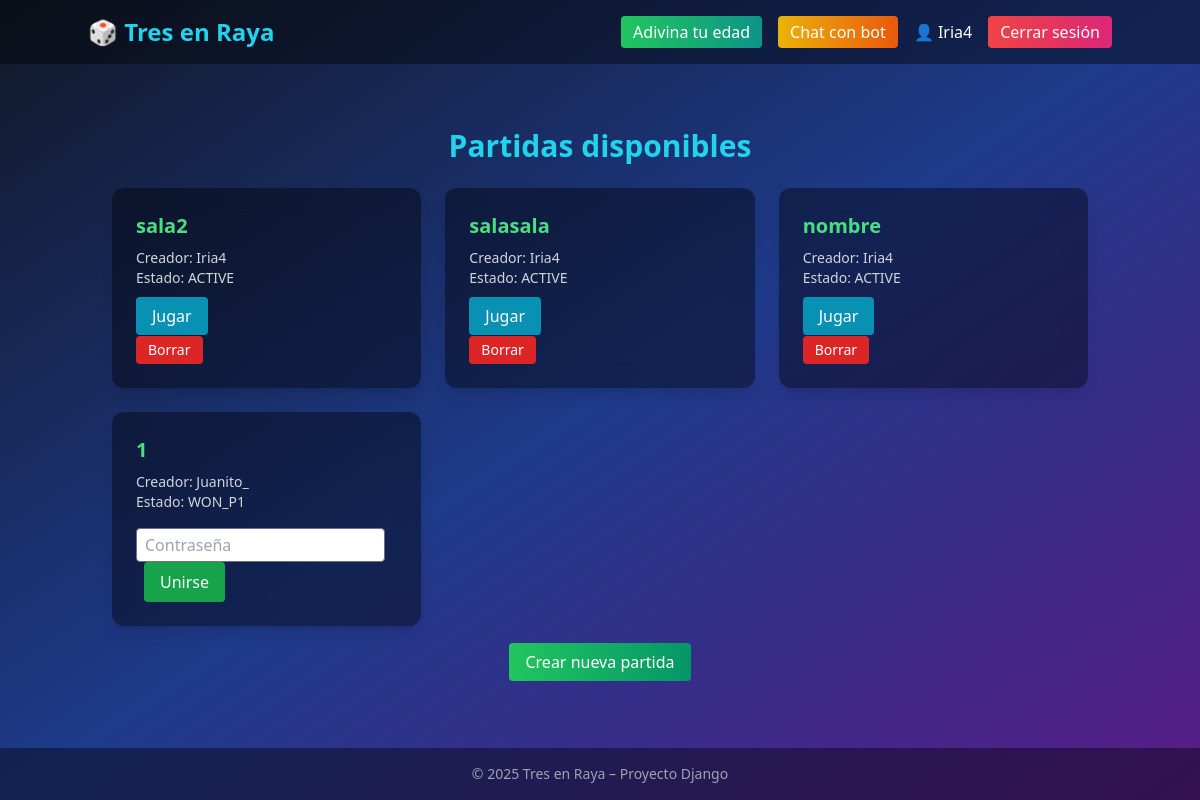
Before: /games/ (signed in) with the older database file.
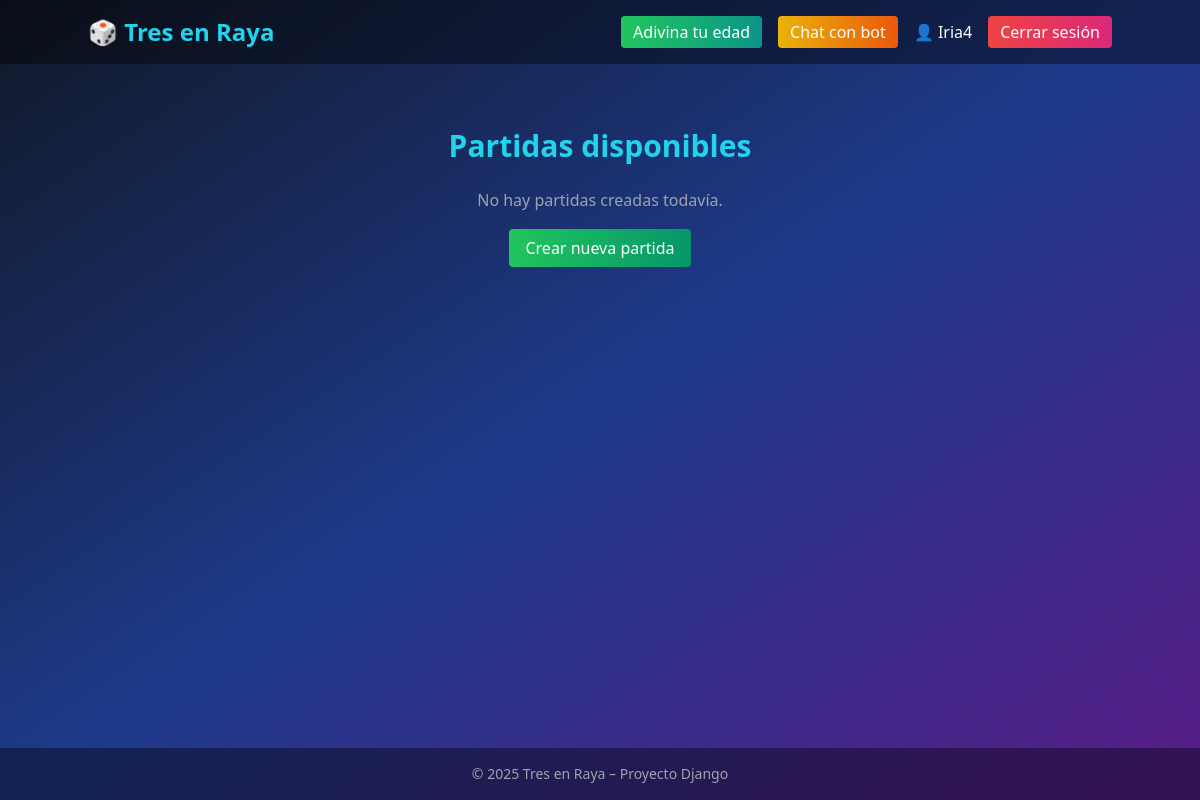
After: the same page with the newer database file.
### games/models.py (models this page shows, shortened)
class Game(models.Model):
    STATE_CHOICES = [
        ('ACTIVE', 'Active'),
        ('WON_P1', 'Won by Player 1'),
        ('WON_P2', 'Won by Player 2'),
        ('TIE', 'Tie'),
    ]
    room_name = models.CharField(max_length=100, unique=True)
    owner = models.ForeignKey(User, on_delete=models.CASCADE, related_name='owned_games')
    player2 = models.ForeignKey(User, on_delete=models.CASCADE, related_name='joined_games', null=True, blank=True)
    board = models.CharField(max_length=9, default='_' * 9)
    password = models.CharField(max_length=50, null=True, blank=True)
    active_player = models.IntegerField(default=1)  # 1 = Jugador 1 (X), 2 = Jugador 2 (O)
    state = models.CharField(max_length=10, choices=STATE_CHOICES, default='ACTIVE')

### games/views.py (the view)
# urls.py: path('', views.game_list, name='game_list'),
@login_required
def game_list(request):
    games = Game.objects.all()
    return render(request, 'games/game_list.html', {'games': games})

### games/templates/games/game_list.html (shortened to what this page needs)
<!DOCTYPE html>
{% extends 'base.html' %}
{% block content %}
<div class="mt-10">
  <h2 class="text-3xl font-bold text-center text-cyan-400 mb-6">Partidas disponibles</h2>
   {% if games %}
    <div class="grid grid-cols-1 md:grid-cols-2 lg:grid-cols-3 gap-6">
      {% for game in games %}
        <div class="bg-black/40 backdrop-blur-md p-6 rounded-xl shadow-lg">
          <h3 class="text-xl font-semibold text-green-400 mb-2">{{ game.room_name }}</h3>
          <p class="text-gray-300 text-sm">Creador: {{ game.owner.username }}</p>
          <p class="text-gray-300 text-sm mb-4">Estado: {{ game.state }}</p>
          {% if request.user == game.owner %}
            <a href="{% url 'game_detail' game.id %}"
            class="px-4 py-2 bg-cyan-600 text-white rounded">Jugar
            </a>
            <form method="post" action="{% url 'game_detail' game.id %}" class="mt-2">
                <button type="submit" name="end"
                        onclick="return confirm('¿Seguro que quieres borrar esta sala?')"
                        class="px-3 py-1 rounded bg-red-600 hover:bg-red-500 text-white text-sm">
                  Borrar
                </button>
            </form>
          {% else %}
           {% if game.player2 and request.user != game.player2 %}
            <a href="{% url 'game_detail' game.id %}"
            class="px-4 py-2 rounded bg-gradient-to-r from-gray-500 to-gray-700 hover:from-gray-400 hover:to-gray-600">
             Ver
            </a>
           {% else %}
              <form method="post" action="{% url 'join_game' game.id %}" class="mt-2">
                  <input type="password" name="password" placeholder="Contraseña"
                        class="px-2 py-1 rounded border border-gray-500 text-black"/>
                  <button type="submit"
                          class="px-4 py-2 bg-green-600 text-white rounded ml-2">
                    Unirse
                  </button>
              </form>
          {% endif %}
        {% endif %}
      </div>
      {% endfor %}
      </div>
    {% else %}
      <p class="text-center text-gray-400">No hay partidas creadas todavía.</p>
    {% endif %}
  <div class="text-center mt-6">
    <a href="{% url 'create_game' %}"
       class="px-4 py-2 rounded bg-gradient-to-r from-green-500 to-emerald-600 hover:from-green-400 hover:to-emerald-500 transition">
        Crear nueva partida
    </a>
  </div>
</div>
{% endblock %}

### templates/base.html (shortened to what this page needs)
<!DOCTYPE html>
<html lang="es">
<head>
    <script src="https://cdn.tailwindcss.com"></script>
</head>
<body class="bg-gradient-to-br from-gray-900 via-blue-900 to-purple-900 text-white min-h-screen flex flex-col font-sans">
  <nav class="bg-black/40  p-4">
    <div class="container mx-auto flex justify-between items-center">
      <a href="{% url 'home' %}" class="font-extrabold text-2xl text-cyan-400 hover:text-cyan-300 transition">
        🎲 Tres en Raya
      </a>
    <div class="flex items-center space-x-4">
      <a href="{% url 'predict_form' %}"
         class="px-3 py-1 rounded bg-gradient-to-r from-green-500 to-teal-600 hover:from-green-400 hover:to-teal-500 transition">
         Adivina tu edad
      </a>
      <a href="{% url 'chat_ia' %}"
         class="px-3 py-1 rounded bg-gradient-to-r from-yellow-500 to-orange-600 hover:from-yellow-400 hover:to-orange-500 transition">
         Chat con bot
      </a>
      {% if request.user.is_authenticated %}
          <span class="mr-4">👤 {{ request.user.username }}</span>
        <form method="post" action="{% url 'logout' %}" class="inline">
        <button type="submit" class="px-3 py-1 rounded bg-gradient-to-r from-red-500 to-pink-600 hover:from-red-400 hover:to-pink-500 transform hover:scale-105 transition">
        Cerrar sesión
        </button>
      </form>
        {% else %}
          <a href="{% url 'login' %}" class="px-3 py-1 rounded bg-cyan-600 hover:bg-cyan-500 transition">Entrar</a>
          <a href="{% url 'password_reset' %}" class="ml-2 px-3 py-1 rounded bg-purple-600 hover:bg-purple-500 transition">Recuperar</a>
        {% endif %}
      </div>
    </div>
  </nav>
  <main class="flex-grow container mx-auto p-6">
    {% block content %}
    {% endblock %}
  </main>
  <footer class="bg-black/40 text-center py-4 text-sm text-gray-400">
    © 2025 Tres en Raya – Proyecto Django
  </footer>
</body>
</html>

Changed rows visible on the page:
removed Game: room_name "sala2", owner.username "Iria4", state "ACTIVE", shows "Jugar"
removed Game: room_name "salasala", owner.username "Iria4", state "ACTIVE", shows "Jugar"
removed Game: room_name "nombre", owner.username "Iria4", state "ACTIVE", shows "Jugar"
removed Game: room_name "1", owner.username "Juanito_", state "WON_P1"
Other visible differences:
text now shown: "No hay partidas creadas todavía."
